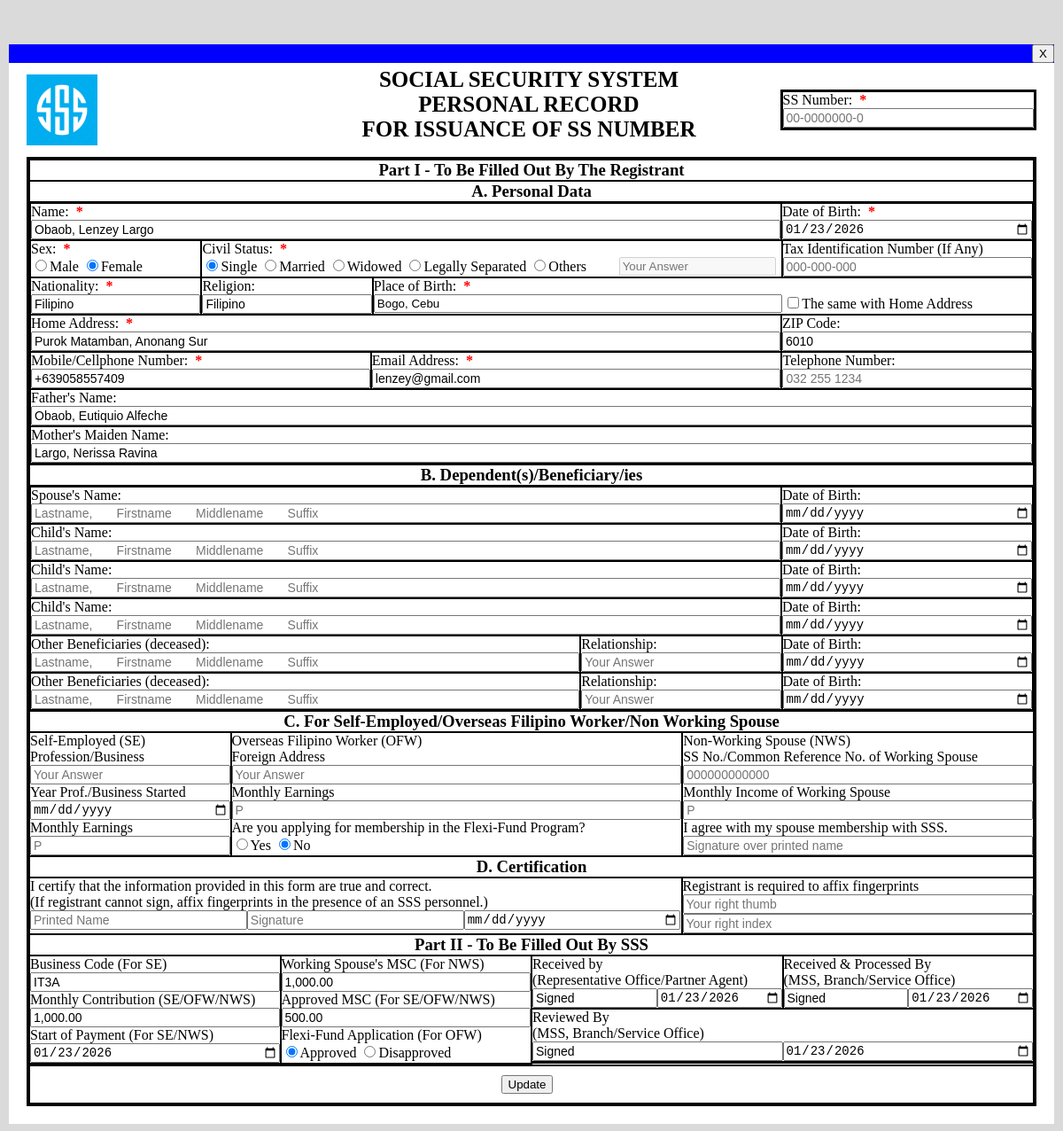
Screenshot of /index.php?id=16 with the database file from the repository.
### tables this page shows
CREATE TABLE `personal_data` (
  `id` int(11) NOT NULL,
  `sss_number` varchar(20) NOT NULL,
  `name` varchar(150) NOT NULL,
  `name_dob` date NOT NULL,
  `sex` varchar(10) NOT NULL,
  `civil_status` varchar(20) NOT NULL,
  `tin_number` varchar(20) NOT NULL,
  `nationality` varchar(50) NOT NULL,
  `religion` varchar(50) NOT NULL,
  `place_of_birth` varchar(150) NOT NULL,
  `home_address` varchar(255) NOT NULL,
  `zip_code` varchar(10) NOT NULL,
  `mobile_number` varchar(20) NOT NULL,
  `email_address` varchar(254) NOT NULL,
  `tel_number` varchar(20) NOT NULL,
  `fathers_name` varchar(150) NOT NULL,
  `mothers_name` varchar(150) NOT NULL
);

CREATE TABLE `dependents` (
  `id` int(11) NOT NULL,
  `personal_data_id` int(11) NOT NULL,
  `spouse` varchar(150) NOT NULL,
  `spouse_dob` date NOT NULL,
  `children` text NOT NULL,
  `children_dob` text NOT NULL,
  `beneficiaries` text NOT NULL,
  `relationship` varchar(30) NOT NULL,
  `benef_dob` text NOT NULL
);

CREATE TABLE `work` (
  `id` int(11) NOT NULL,
  `personal_data_id` int(11) NOT NULL,
  `profession_business` varchar(150) NOT NULL,
  `date_started` date NOT NULL,
  `self_earnings` text NOT NULL,
  `foreign_address` varchar(255) NOT NULL,
  `ofw_earnings` text NOT NULL,
  `membership` varchar(100) DEFAULT NULL,
  `reference` varchar(150) NOT NULL,
  `spouse_income` text NOT NULL,
  `agreement` text NOT NULL
);

CREATE TABLE `certification` (
  `id` int(11) NOT NULL,
  `personal_data_id` int(11) NOT NULL,
  `printed_name` varchar(100) NOT NULL,
  `cert_signature` text NOT NULL,
  `cert_date` date NOT NULL,
  `right_thumb` text NOT NULL,
  `right_index` text NOT NULL
);

CREATE TABLE `filled_sss` (
  `id` int(11) NOT NULL,
  `personal_data_id` int(11) NOT NULL,
  `business_code` varchar(20) NOT NULL,
  `monthly_contribution` varchar(15) NOT NULL,
  `start_payment` date NOT NULL,
  `working_spouse` text NOT NULL,
  `approved_msc` varchar(15) NOT NULL,
  `flexi_fund` text DEFAULT NULL,
  `received_signature` varchar(100) NOT NULL,
  `received_date` date NOT NULL,
  `processed_signature` varchar(100) NOT NULL,
  `processed_date` date NOT NULL,
  `reviewed_signature` varchar(100) NOT NULL,
  `reviewed_date` date NOT NULL
);

### index.php (the view, shortened to what the rows shown need)
<?php
require 'db.php';
$editMode = false;
$data = [];
if (isset($_GET['id'])) {
    $editMode = true;
    $id = (int) $_GET['id'];
    $sql = "
    SELECT
        p.*,
        d.spouse, d.spouse_dob, d.children, d.children_dob,
        d.beneficiaries, d.relationship, d.benef_dob,
        w.profession_business, w.date_started, w.self_earnings,
        w.foreign_address, w.ofw_earnings, w.membership,
        w.reference, w.spouse_income, w.agreement,
        c.printed_name, c.cert_signature, c.cert_date,
        c.right_thumb, c.right_index,
        f.business_code, f.monthly_contribution, f.start_payment,
        f.working_spouse, f.approved_msc, f.flexi_fund,
        f.received_signature, f.received_date,
        f.processed_signature, f.processed_date,
        f.reviewed_signature, f.reviewed_date
    FROM personal_data p
    LEFT JOIN dependents d ON p.id = d.personal_data_id
    LEFT JOIN work w ON p.id = w.personal_data_id
    LEFT JOIN certification c ON p.id = c.personal_data_id
    LEFT JOIN filled_sss f ON p.id = f.personal_data_id
    WHERE p.id = :id
    ";
    $stmt = $pdo->prepare($sql);
    $stmt->execute([':id' => $id]);
    $data = $stmt->fetch(PDO::FETCH_ASSOC);
}
?>
<!DOCTYPE html>
<html lang="en">
<head>
</head>
<body>
<form method="post" action="<?= $editMode ? 'update.php' : 'submit.php' ?>">
    <?php
        $cs = $data['civil_status'] ?? '';
        $standard_cs = ['single', 'married', 'widowed', 'legally separated'];
        $isOther = !in_array(strtolower($cs), $standard_cs);
    ?>
<div class="bondpaper">
    <div class="header-div">
        <div class="top-div">
            <h1>SOCIAL SECURITY SYSTEM</h1>
            <h1>PERSONAL RECORD</h1>
            <h1>FOR ISSUANCE OF SS NUMBER</h1>
        </div>
    </div>
<div class="margin-div">
    <div class="personal-div">
        <div class="namedob-div">
            <div class="name-div">
                <div class="input-div">
                    <input type="text" class="fullname" name="name" placeholder="Lastname,       Firstname       Middlename       Suffix" value="<?= htmlspecialchars($data['name'] ?? '') ?>" required>
                </div>
            </div>
            <div class="dob-div">
                <div class="input-div">
                    <input type="date" name="name_dob" placeholder="Your answer" value="<?= $data['name_dob'] ?? '' ?>" required>
                </div>
            </div>
        </div>
        <div class="sexcstin-div">
            <div class="sex-div">
                <div class="sexinput-div">
                    <input type="radio" name="sex" value="male" required <?= ($data['sex'] ?? '') === 'male' ? 'checked' : '' ?>>Male
                    <input type="radio" name="sex" value="female" <?= ($data['sex'] ?? '') === 'female' ? 'checked' : '' ?>>Female
                </div>
            </div>
            <div class="cs-div">
                <div class="csinput-div">
                    <div class="radioinput-div">
                        <input type="radio" name="cs" value="single" required <?= ($data['civil_status'] ?? '') === 'single' ? 'checked' : '' ?>>Single
                        <input type="radio" name="cs" value="married" <?= ($data['civil_status'] ?? '') === 'married' ? 'checked' : '' ?>>Married
                        <input type="radio" name="cs" value="widowed" <?= ($data['civil_status'] ?? '') === 'widowed' ? 'checked' : '' ?>>Widowed
                        <input type="radio" name="cs" value="legally separated" <?= ($data['civil_status'] ?? '') === 'legally separated' ? 'checked' : '' ?>>Legally Separated
                        <input type="radio" name="cs" value="others" <?= $isOther ? 'checked' : '' ?>>Others
                    </div>
                    <div class="textinput-div">
                        <input type="text" id="otherText" name="cs_other" placeholder="Your Answer" value="<?= $isOther ? htmlspecialchars($cs) : '' ?>" <?= $isOther ? '' : 'disabled' ?>>
                    </div>
                </div>
            </div>
        </div>
        <div class="natrelpob-div">
            <div class="nationality-div">
                <div class="input-div">
                    <input type="text" name="nationality" placeholder="Your Answer" value="<?= htmlspecialchars($data['nationality'] ?? '') ?>" required>
                </div>
            </div>
            <div class="religion-div">
                <div class="input-div">
                    <input type="text" name="religion" placeholder="Your Answer" value="<?= htmlspecialchars($data['nationality'] ?? '') ?>">
                </div>
            </div>
            <div class="pob-div">
                <div class="pobcheck-div">
                    <div class="pobinput-div">
                        <input type="text" name="pob" id="pob" placeholder="(City/Municipality, Province)   (City, Country, if born outside the Philippines)" value="<?= htmlspecialchars($data['place_of_birth'] ?? '') ?>" required>
                    </div>
                </div>
            </div>
        </div>
        <div class="addzip-div">
            <div class="address-div" id="addressDiv">
                <div class="input-div">
                    <input type="text" name="address" id="address" placeholder="(Rm./Flr./Unit No. & Bldg. Name) (House/Lot & Blk. No.) (Street Name) (Barangay/District) (City/Municipality) (Province) (Country)" value="<?= htmlspecialchars($data['home_address'] ?? '') ?>" required>
                </div>
            </div>
            <div class="zip-div">
                <div class="input-div">
                    <input type="text" id="zip" name="zip" placeholder="0000" value="<?= htmlspecialchars($data['zip_code'] ?? '') ?>">
                </div>
            </div>
        </div>
        <div class="contact-div">
            <div class="number-div">
                <div class="input-div">
                    <input type="text" id="mobile" name="mobile" placeholder="09XXXXXXXXX" value="<?= htmlspecialchars($data['mobile_number'] ?? '') ?>" required>
                </div>
            </div>
            <div class="email-div">
                <div class="input-div">
                    <input type="email" id="email" name="email" placeholder="example@gmail.com" value="<?= htmlspecialchars($data['email_address'] ?? '') ?>" required>
                </div>
            </div>
        </div>
        <div class="father-div">
            <div class="input-div">
                <input type="text" class="fullname" name="father" placeholder="Lastname,       Firstname       Middlename       Suffix" value="<?= htmlspecialchars($data['fathers_name'] ?? '') ?>">
            </div>
        </div>
        <div class="mother-div">
            <div class="input-div">
                <input type="text" class="fullname" name="mother" placeholder="Lastname,       Firstname       Middlename       Suffix" value="<?= htmlspecialchars($data['mothers_name'] ?? '') ?>">
            </div>
        </div>
    </div>
    <div class="dependent-div">
        <div class="spouse-con">
            <div class="spousedob-div">
                <div class="input-div">
                    <input type="date" name="spouse_dob" placeholder="Your answer" value="<?= $data['spouse_dob'] ?? '' ?>">
                </div>
            </div>
        </div>
    </div>
    <div class="work-div">
        <div class="se-div">
                <div class="input-div">
                    <input type="date" name="year_start" placeholder="Your Answer" value="<?= $data['date_started'] ?? '' ?>">
                </div>
        </div>
        <div class="ofw-div">
                <div class="memberinput-div">
                    <input type="radio" name="membership" value="yes" <?= ($data['membership'] ?? '') === 'yes' ? 'checked' : '' ?>>Yes
                    <input type="radio" name="membership" value="no" <?= ($data['membership'] ?? '') === 'no' ? 'checked' : '' ?>>No
                </div>
        </div>
    </div>
    <div class="certification-div">
        <div class="certify-div">
                <div class="sign-div">
                    <div class="subsign-div">
                        <div class="input-div">
                            <input type="date" name="cert_date" placeholder="Date" value="<?= $data['cert_date'] ?? '' ?>">
                        </div>
                    </div>
                </div>
        </div>
    </div>
    <div class="sssemployee-div">
        <div class="left-con">
            <div class="subleft-con">
                <div class="input-div">
                    <input type="text" name="business_code" placeholder="Your Answer" value="<?= htmlspecialchars($data['business_code'] ?? '') ?>">
                </div>
                <div class="input-div">
                    <input type="text" class="money" name="monthly_contribution" placeholder="P" value="<?= htmlspecialchars($data['monthly_contribution'] ?? '') ?>">
                </div>
                <div class="input-div">
                    <input type="date" name="start_payment" placeholder="Your Answer" value="<?= $data['start_payment'] ?? '' ?>">
                </div>
            </div>
            <div class="subright-con">
                <div class="input-div">
                    <input type="text" class="money" name="working_spouse" placeholder="P" value="<?= htmlspecialchars($data['working_spouse'] ?? '') ?>">
                </div>
                <div class="input-div">
                    <input type="text" class="money" name="approved_msc" placeholder="P" value="<?= htmlspecialchars($data['approved_msc'] ?? '') ?>">
                </div>
                <div class="approvedinput-div">
                    <input type="radio" name="flexi_fund" value="approved" <?= ($data['flexi_fund'] ?? '') === 'approved' ? 'checked' : '' ?>>Approved
                    <input type="radio" name="flexi_fund" value="disapproved" <?= ($data['flexi_fund'] ?? '') === 'disappproved' ? 'checked' : '' ?>>Disapproved
                </div>
            </div>
        </div>
        <div class="right-con">
            <div class="subcenter-con">
                <div class="subleft-con">
                    <div class="sign-div">
                        <div class="subsign-div">
                            <div class="input-div">
                                <input type="text" name="received_signature" placeholder="Signature" value="<?= htmlspecialchars($data['received_signature'] ?? '') ?>">
                            </div>
                        </div>
                        <div class="subsign-div">
                            <div class="input-div">
                                <input type="date" name="received_date" placeholder="Date & Time" value="<?= $data['received_date'] ?? '' ?>">
                            </div>
                        </div>
                    </div>
                </div>
                <div class="subright-con">
                    <div class="sign-div">
                        <div class="subsign-div">
                            <div class="input-div">
                                <input type="text" name="processed_signature" placeholder="Signature" value="<?= htmlspecialchars($data['processed_signature'] ?? '') ?>">
                            </div>
                        </div>
                        <div class="subsign-div">
                            <div class="input-div">
                                <input type="date" name="processed_date" placeholder="Date & Time" value="<?= $data['processed_date'] ?? '' ?>">
                            </div>
                        </div>
                    </div>
                </div>
            </div>
            <div class="subbottom-con">
                <div class="sign-div">
                    <div class="subsign-div">
                        <div class="input-div">
                            <input type="text" name="reviewed_signature" placeholder="Signature" value="<?= htmlspecialchars($data['reviewed_signature'] ?? '') ?>">
                        </div>
                    </div>
                    <div class="subsign-div">
                        <div class="input-div">
                            <input type="date" name="reviewed_date" placeholder="Date & Time" value="<?= $data['reviewed_date'] ?? '' ?>">
                        </div>
                    </div>
                </div>
            </div>
        </div>
    </div>
</div>
</div>
</form>
</body>
</html>

### rows the page displays
personal_data: name "Obaob, Lenzey Largo", name_dob "01/23/2026", sex "☑", civil_status "☑", nationality "Filipino", religion "Filipino", pob "Bogo, Cebu", address "Purok Matamban, Anonang Sur", zip "6010", mobile "+639058557409", email "lenzey@gmail.com", father "Obaob, Eutiquio Alfeche", mother "Largo, Nerissa Ravina", business_code "IT3A", monthly_contribution "1,000.00", start_payment "01/23/2026", working_spouse "1,000.00", approved_msc "500.00", received_signature "Signed", received_date "01/23/2026", processed_signature "Signed", processed_date "01/23/2026", reviewed_signature "Signed", reviewed_date "01/23/2026"
work: membership "☑"
filled_sss: flexi_fund "☑"
